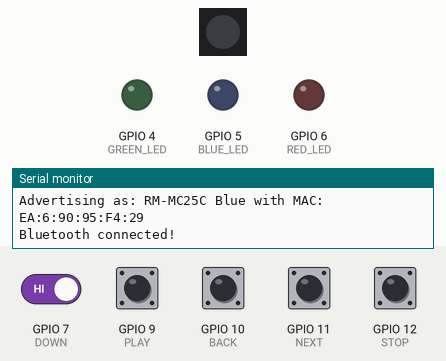
A sketch run on a simulated ESP32-S3. Shown: 1 RGB LEDs in strip order, left to right, output pins drawn as LEDs (lit = HIGH), the last lines printed to the serial monitor. The test bench sets the inputs (shaded band); at power-on: GPIO 7 (DOWN), GPIO 9 (PLAY), GPIO 10 (BACK), GPIO 11 (NEXT), GPIO 12 (STOP) HIGH. EEPROM starts erased; USB keyboard and mouse output is not drawn. At 11.2 s the program restarts the board; the recording ends there.

Above: at 2.2 s.
2.3 s: GPIO 9 (PLAY) pulled LOW for 0.15 s
At 3.6 s:
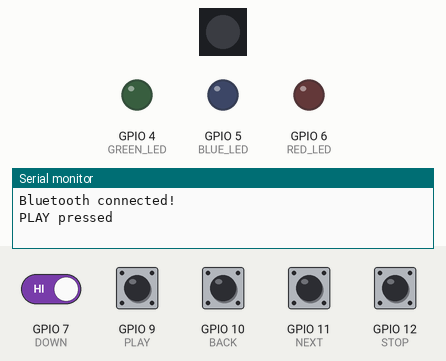
3.9 s: GPIO 10 (BACK) pulled LOW for 0.15 s
At 4.9 s:
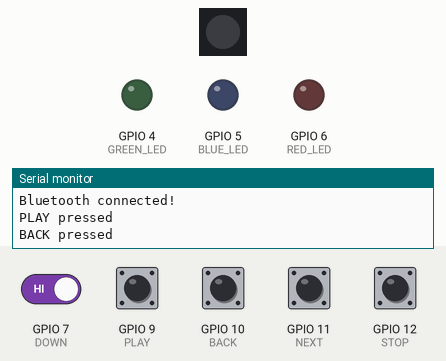
5.5 s: GPIO 11 (NEXT) pulled LOW for 0.15 s
At 6.1 s:
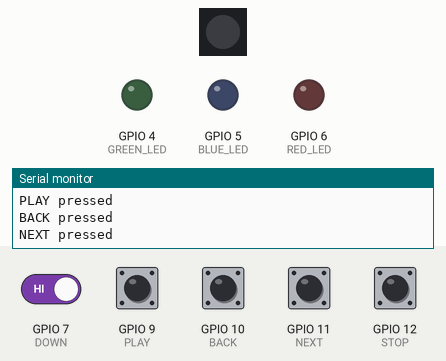
7.1 s: GPIO 12 (STOP) pulled LOW for 0.15 s
At 8.4 s:
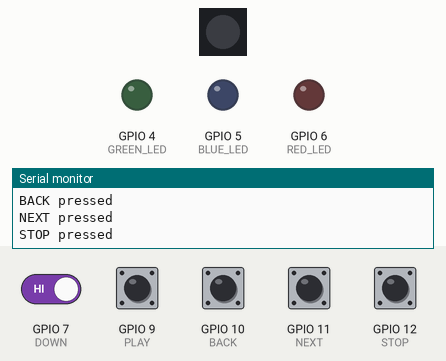
8.7 s: GPIO 7 (DOWN) driven LOW and GPIO 12 (STOP) driven LOW
At 9.15 s:
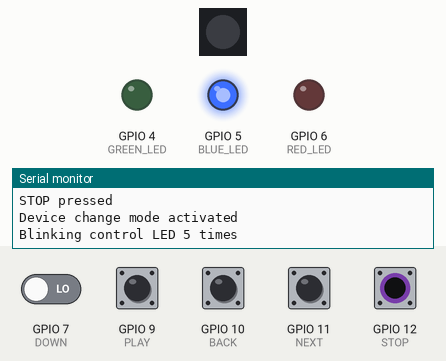
Timing chart, 0 to 11.2 s (numbered marks = the images above; inputs shaded):
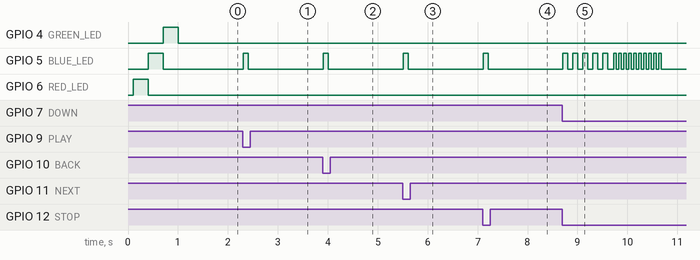

The sketch:

WS-ESP32-Media-Controller-MultiDevice.ino
```cpp
#include <Adafruit_NeoPixel.h>
#include <BleKeyboard.h>
#include <esp_sleep.h>
#include <EEPROM.h>
#include <esp_mac.h>

#define NEOPIXEL_PIN 21
#define NUMPIXELS 1
Adafruit_NeoPixel pixel(NUMPIXELS, NEOPIXEL_PIN, NEO_GRB + NEO_KHZ800);

#define RED_LED 6
#define BLUE_LED 5
#define GREEN_LED 4

// Button Pins (using INPUT_PULLUP)
#define DOWN        7  // Modifier button
#define PLAY        9
#define BACK       10
#define NEXT       11
#define STOP       12  // wake-up button (GPIO12)

// EEPROM Configuration
#define EEPROM_SIZE 1
#define EEPROM_ADDR 0

// Device selection
enum Device {
  DEVICE_1 = 0,
  DEVICE_2 = 1,
  DEVICE_3 = 2
};

Device currentDevice = DEVICE_1;
BleKeyboard bleKeyboard("RM-MC25C Blue", "Waveshare", 100);

// Base MAC address (modify last byte per device)
const uint8_t BASE_MAC[6] = {0xE8, 0x06, 0x90, 0x95, 0xF4, 0x29};

// Deep sleep variables
#define DEEP_SLEEP_TIMEOUT 120000 // 2 minutes in milliseconds (disconnected)
#define INACTIVITY_TIMEOUT 300000 // 5 minutes in milliseconds (connected)
unsigned long lastActivityTime = 0;

void setup() {
  Serial.begin(115200);
  delay(100); // Stabilization delay

  // Initialize EEPROM and load saved device
  EEPROM.begin(EEPROM_SIZE);
  currentDevice = static_cast<Device>(EEPROM.read(EEPROM_ADDR));
  if(currentDevice > DEVICE_3) { // Validate stored value
    currentDevice = DEVICE_1;
    EEPROM.write(EEPROM_ADDR, currentDevice);
    EEPROM.commit();
    Serial.println("Invalid EEPROM value, reset to Device 1 (Blue)");
  } else {
    Serial.print("Loaded device from EEPROM: ");
    printDeviceName(currentDevice);
  }

  // Check wakeup reason
  if(esp_sleep_get_wakeup_cause() == ESP_SLEEP_WAKEUP_EXT0) {
    Serial.println("Woken from deep sleep by button press");
    ledWakeupFeedback(); // Visual confirmation
  }

  initializeComponents();

  pinMode(STOP, INPUT_PULLUP);  // Enable internal pull-up (backup)
  gpio_pullup_en(GPIO_NUM_12);  // Force strong pull-up
  esp_sleep_enable_ext0_wakeup(GPIO_NUM_12, LOW);  // Wake on LOW (button press)

  setupBluetoothForDevice(currentDevice);
  lastActivityTime = millis();
}

void printDeviceName(Device device) {
  switch(device) {
    case DEVICE_1: Serial.println("Device 1 (Blue)"); break;
    case DEVICE_2: Serial.println("Device 2 (Green)"); break;
    case DEVICE_3: Serial.println("Device 3 (Red)"); break;
  }
}

void printMac(const uint8_t* mac) {
  for(int i=0; i<6; i++) {
    if(i > 0) Serial.print(":");
    Serial.print(mac[i], HEX);
  }
  Serial.println();
}

void setupBluetoothForDevice(Device device) {
  // Create device-specific MAC from base MAC
  uint8_t deviceMac[6];
  memcpy(deviceMac, BASE_MAC, 6);
  deviceMac[5] = BASE_MAC[5] + device;

  // Convert to valid Bluetooth LE random static address
  deviceMac[0] = (deviceMac[0] | 0x02) & 0xFE;

  // Set MAC address
  esp_base_mac_addr_set(deviceMac);

  // Set device name based on current device
  String deviceName;
  switch(device) {
    case DEVICE_1:
      deviceName = "RM-MC25C Blue";
      break;
    case DEVICE_2:
      deviceName = "RM-MC25C Green";
      break;
    case DEVICE_3:
      deviceName = "RM-MC25C Red";
      break;
  }

  // Initialize BLE Keyboard
  bleKeyboard.setName(deviceName.c_str());
  bleKeyboard.begin();

  // Print debug info
  Serial.print("Advertising as: ");
  Serial.print(deviceName);
  Serial.print(" with MAC: ");
  printMac(deviceMac);
  Serial.println();
}

void ledWakeupFeedback() {
  Serial.println("Playing wakeup LED sequence");
  // Quick LED cycle (red->blue->green)
  digitalWrite(RED_LED, HIGH); delay(200);
  digitalWrite(RED_LED, LOW);
  digitalWrite(BLUE_LED, HIGH); delay(200);
  digitalWrite(BLUE_LED, LOW);
  digitalWrite(GREEN_LED, HIGH); delay(200);
  digitalWrite(GREEN_LED, LOW);
}

void initializeComponents() {
  Serial.println("Initializing hardware components...");

  // Initialize LEDs
  pinMode(RED_LED, OUTPUT);
  pinMode(BLUE_LED, OUTPUT);
  pinMode(GREEN_LED, OUTPUT);
  digitalWrite(RED_LED, LOW);
  digitalWrite(BLUE_LED, LOW);
  digitalWrite(GREEN_LED, LOW);

  // Initialize NeoPixel
  pixel.begin();
  pixel.clear();
  pixel.show();

  // Initialize buttons - special handling for GPIO12
  pinMode(DOWN, INPUT_PULLUP);
  pinMode(PLAY, INPUT_PULLUP);
  pinMode(STOP, INPUT_PULLUP);
  pinMode(BACK, INPUT_PULLUP);
  pinMode(NEXT, INPUT_PULLUP);

  // Startup LED sequence
  Serial.println("Playing startup LED sequence");
  digitalWrite(RED_LED, HIGH); delay(300);
  digitalWrite(RED_LED, LOW);
  digitalWrite(BLUE_LED, HIGH); delay(300);
  digitalWrite(BLUE_LED, LOW);
  digitalWrite(GREEN_LED, HIGH); delay(300);
  digitalWrite(GREEN_LED, LOW);
}

void loop() {
  checkDeviceChange(); // Check if user wants to change device

  if(bleKeyboard.isConnected()) {
    handleConnectedState();
  } else {
    handleDisconnectedState();
  }
  delay(10);
}

void checkDeviceChange() {
  static bool checkingChange = false;
  static unsigned long changeStartTime = 0;

  // Check if DOWN + STOP are pressed together
  if (digitalRead(DOWN) == LOW && digitalRead(STOP) == LOW) {
    if (!checkingChange) {
      checkingChange = true;
      changeStartTime = millis();
      Serial.println("Device change mode activated");
      // Visual feedback that device change mode is active
      blinkControlLed(5, 100);
    }

    // If held for 1 second, change device and reboot
    if (millis() - changeStartTime > 1000) {
      Serial.println("Changing device and rebooting...");
      changeDevice();
    }
  } else if (checkingChange) {
    checkingChange = false;
    Serial.println("Device change cancelled");
  }
}

void changeDevice() {
  // Cycle to next device
  Device newDevice = static_cast<Device>((currentDevice + 1) % 3);
  Serial.print("Changing from ");
  printDeviceName(currentDevice);
  Serial.print(" to ");
  printDeviceName(newDevice);

  // Save to EEPROM
  EEPROM.write(EEPROM_ADDR, newDevice);
  if(!EEPROM.commit()) {
    Serial.println("Failed to save device to EEPROM!");
  } else {
    Serial.println("Device saved to EEPROM");
  }

  // Visual feedback before reboot
  blinkControlLed(10, 50);
  delay(500);

  // Reboot the device
  ESP.restart();
}

void blinkControlLed(int times, int duration) {
  Serial.print("Blinking control LED ");
  Serial.print(times);
  Serial.println(" times");
  switch(currentDevice) {
    case DEVICE_1:
      blinkLed(BLUE_LED, times, duration);
      break;
    case DEVICE_2:
      blinkLed(GREEN_LED, times, duration);
      break;
    case DEVICE_3:
      blinkLed(RED_LED, times, duration);
      break;
  }
}

void blinkLed(int ledPin, int times, int duration) {
  for(int i = 0; i < times; i++) {
    digitalWrite(ledPin, HIGH);
    delay(duration);
    digitalWrite(ledPin, LOW);
    if(i < times - 1) delay(duration);
  }
}

void handleConnectedState() {
  static unsigned long lastConnectionCheck = 0;
  static bool isConnected = false;

  if (!isConnected) {
    isConnected = true;
    lastActivityTime = millis();
    Serial.println("Bluetooth connected!");

    // turn off all leds
    digitalWrite(RED_LED, LOW);
    digitalWrite(BLUE_LED, LOW);
    digitalWrite(GREEN_LED, LOW);
  }

  // Periodic blink with device's control LED
  if (millis() - lastConnectionCheck >= 30000) {
    Serial.println("Sending connection keep-alive");
    blinkControlLed(2, 100);
    lastConnectionCheck = millis();
  }

  checkButtons();

  if (millis() - lastActivityTime > INACTIVITY_TIMEOUT) {
    Serial.println("Inactivity timeout - entering deep sleep");
    enterDeepSleep();
  }
}

void handleDisconnectedState() {
  static unsigned long lastBlink = 0;

  // Fast blink with device's control LED when disconnected
  if(millis() - lastBlink > 200) {
    switch(currentDevice) {
      case DEVICE_1:
        digitalWrite(BLUE_LED, !digitalRead(BLUE_LED));
        break;
      case DEVICE_2:
        digitalWrite(GREEN_LED, !digitalRead(GREEN_LED));
        break;
      case DEVICE_3:
        digitalWrite(RED_LED, !digitalRead(RED_LED));
        break;
    }
    lastBlink = millis();
  }

  // Enter deep sleep after timeout (2 minutes)
  if(millis() - lastActivityTime > DEEP_SLEEP_TIMEOUT) {
    Serial.println("Disconnected timeout - entering deep sleep");
    enterDeepSleep();
  }
}

void enterDeepSleep() {
  Serial.println("Entering deep sleep...");

  // Visual warning (3 red blinks)
  for(int i = 0; i < 3; i++) {
    digitalWrite(RED_LED, HIGH); delay(200);
    digitalWrite(RED_LED, LOW); delay(200);
  }

  // Cleanup
  pixel.clear(); pixel.show();
  digitalWrite(RED_LED, LOW);
  digitalWrite(BLUE_LED, LOW);
  digitalWrite(GREEN_LED, LOW);
  bleKeyboard.end();

  // Final preparations
  Serial.flush();
  delay(100);

  esp_deep_sleep_start();
}

void checkButtons() {
  checkButton(PLAY, "PLAY", [](){
    bleKeyboard.write(KEY_MEDIA_PLAY_PAUSE);
    buttonFeedback();
  });

  checkButton(STOP, "STOP", "CHANGE", [](){
    bleKeyboard.write(KEY_MEDIA_PLAY_PAUSE);
    buttonFeedback();
  }, [](){
    Serial.println("Sending changing device request...");
  });

  checkButton(BACK, "BACK", "VOL_DOWN", [](){
    bleKeyboard.write(KEY_MEDIA_PREVIOUS_TRACK);
    buttonFeedback();
  }, [](){
    bleKeyboard.write(KEY_MEDIA_VOLUME_DOWN);
    buttonFeedback();
  });

  checkButton(NEXT, "NEXT", "VOL_UP", [](){
    bleKeyboard.write(KEY_MEDIA_NEXT_TRACK);
    buttonFeedback();
  }, [](){
    bleKeyboard.write(KEY_MEDIA_VOLUME_UP);
    buttonFeedback();
  });
}

void buttonFeedback() {
  lastActivityTime = millis(); // Reset activity timer

  // Blink with device's control LED when any button is pressed
  switch(currentDevice) {
    case DEVICE_1:
      digitalWrite(BLUE_LED, HIGH); delay(100); digitalWrite(BLUE_LED, LOW);
      break;
    case DEVICE_2:
      digitalWrite(GREEN_LED, HIGH); delay(100); digitalWrite(GREEN_LED, LOW);
      break;
    case DEVICE_3:
      digitalWrite(RED_LED, HIGH); delay(100); digitalWrite(RED_LED, LOW);
      break;
  }
}

// For buttons without secondary action
void checkButton(int button, const char* name, void (*action)()) {
  static bool lastStates[12] = {false};
  bool currentState = (digitalRead(button) == LOW);

  if(currentState != lastStates[button]) {
    delay(5); // Debounce
    currentState = (digitalRead(button) == LOW);

    if(currentState) {
      Serial.print(name);
      Serial.println(" pressed");
      action();
    }

    lastStates[button] = currentState;
  }
}

// For buttons with secondary action (when DOWN is pressed)
void checkButton(int button, const char* name, const char* altName,
                void (*action)(), void (*altAction)()) {
  static bool lastStates[12] = {false};
  bool currentState = (digitalRead(button) == LOW);
  bool downPressed = (digitalRead(DOWN) == LOW);

  if(currentState != lastStates[button]) {
    delay(5); // Debounce
    currentState = (digitalRead(button) == LOW);

    if(currentState) {
      if(downPressed) {
        Serial.print(altName);
        Serial.println(" pressed");
        altAction();
      } else {
        Serial.print(name);
        Serial.println(" pressed");
        action();
      }
    }

    lastStates[button] = currentState;
  }
}
```

Measured:
- after the input at 2.3 s, GPIO 5 (BLUE_LED): LOW → HIGH at once, → LOW 0.10 s later
- after the input at 3.9 s, GPIO 5 (BLUE_LED): LOW → HIGH at once, → LOW 0.10 s later
- after the input at 5.5 s, GPIO 5 (BLUE_LED): LOW → HIGH at once, → LOW 0.10 s later
- after the input at 7.1 s, GPIO 5 (BLUE_LED): LOW → HIGH at once, → LOW 0.10 s later
- after the input at 8.7 s, GPIO 5 (BLUE_LED): goes 5 × (HIGH 0.10 s, LOW 0.10 s), 9 × (HIGH 0.05 s, LOW 0.05 s), HIGH 0.05 s, then LOW, starting at once
